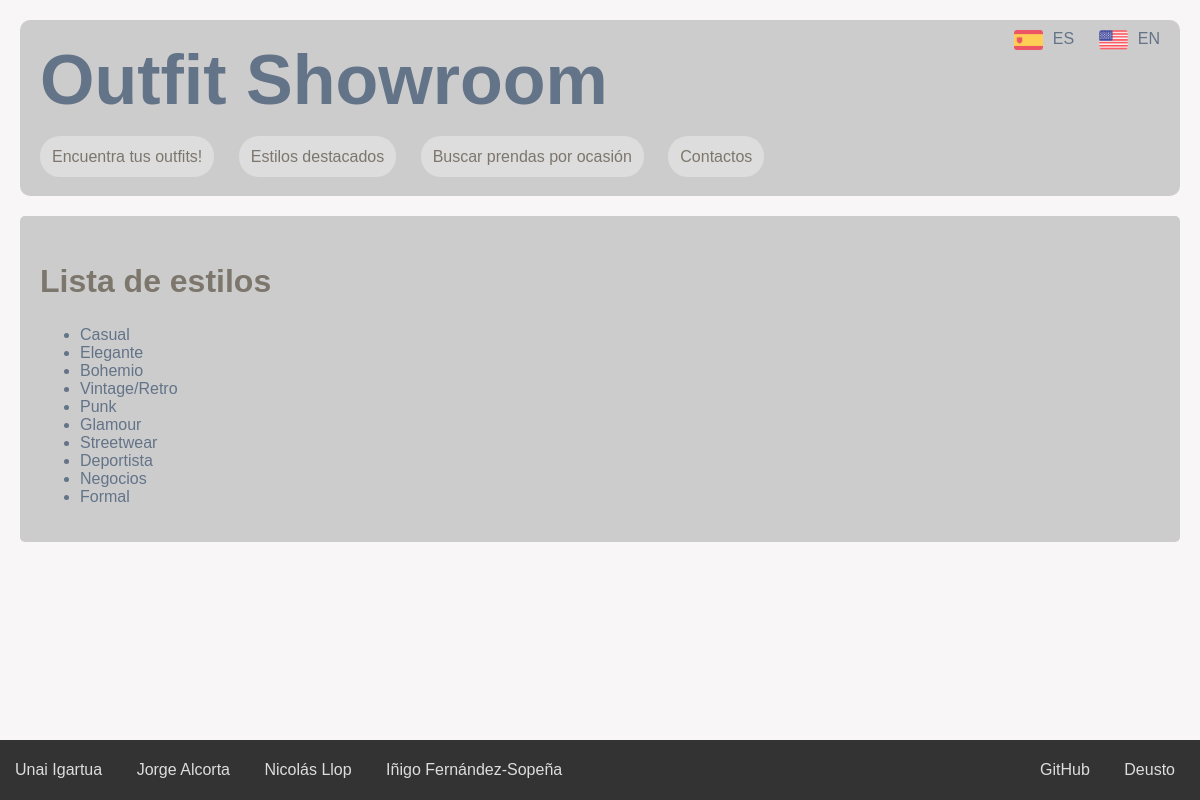
/estilos, run on the app's committed database.
### appOutfitShowroom/models.py (models this page shows, shortened)
class Estilo(models.Model):
    def get_nombre(self):
        return self.nombre_en if get_language() == 'en' else self.nombre
    nombre = models.CharField(max_length=50)
    nombre_en = models.CharField(max_length=50, blank=True)

### appOutfitShowroom/views.py (the view)
# urls.py: path('estilos', views.EstiloListView.as_view(), name='estilos'),
class EstiloListView(ListView):
    model = Estilo
    template_name = 'estilos.html'
    queryset = Estilo.objects.all()
    def get_context_data(self, **kwargs):
        context = super(EstiloListView, self).get_context_data(**kwargs)
        context['titulo_pagina'] = 'Estilos'
        return context

### appOutfitShowroom/templates/estilos.html
{% extends "base.html" %}
{% load static %}
{%load i18n%}
{% block contenido %}
<h2>{% trans "Lista de estilos" %}</h2>
{% if estilo_list %}
	<ul>
	{% for e in estilo_list %}
		<li>
			<a href="{% url 'detalle_estilo' e.id %}">{{ e.get_nombre}}</a>
		</li>
	{% endfor %}
	</ul>
{% else %}
<p>{% trans "No hay estilos creados." %}</p>
{% endif %}
{% endblock %}

### appOutfitShowroom/static/css/estilos.css (style rules this page uses)
:root { margin: 0; padding: 0; --primary-color: #f9f6f8; --secondary-color: #CCCCCC; --secondary-off-color: #DDDDDD; --accent-color: #7c766d; --text-color: #637388; --border-color: #333; }
body { margin: 0; padding: 0; font-family: 'Arial', sans-serif; background-color: var(--primary-color); color: var(--text-color); }
a { color: var(--text-color); text-decoration: none; }
h2 { font-size: 32px; color: var(--accent-color); }

### data on the page
Estilo: get_nombre "Casual"
Estilo: get_nombre "Elegante"
Estilo: get_nombre "Bohemio"
Estilo: get_nombre "Vintage/Retro"
Estilo: get_nombre "Punk"
Estilo: get_nombre "Glamour"
Estilo: get_nombre "Streetwear"
Estilo: get_nombre "Deportista"
Estilo: get_nombre "Negocios"
Estilo: get_nombre "Formal"
